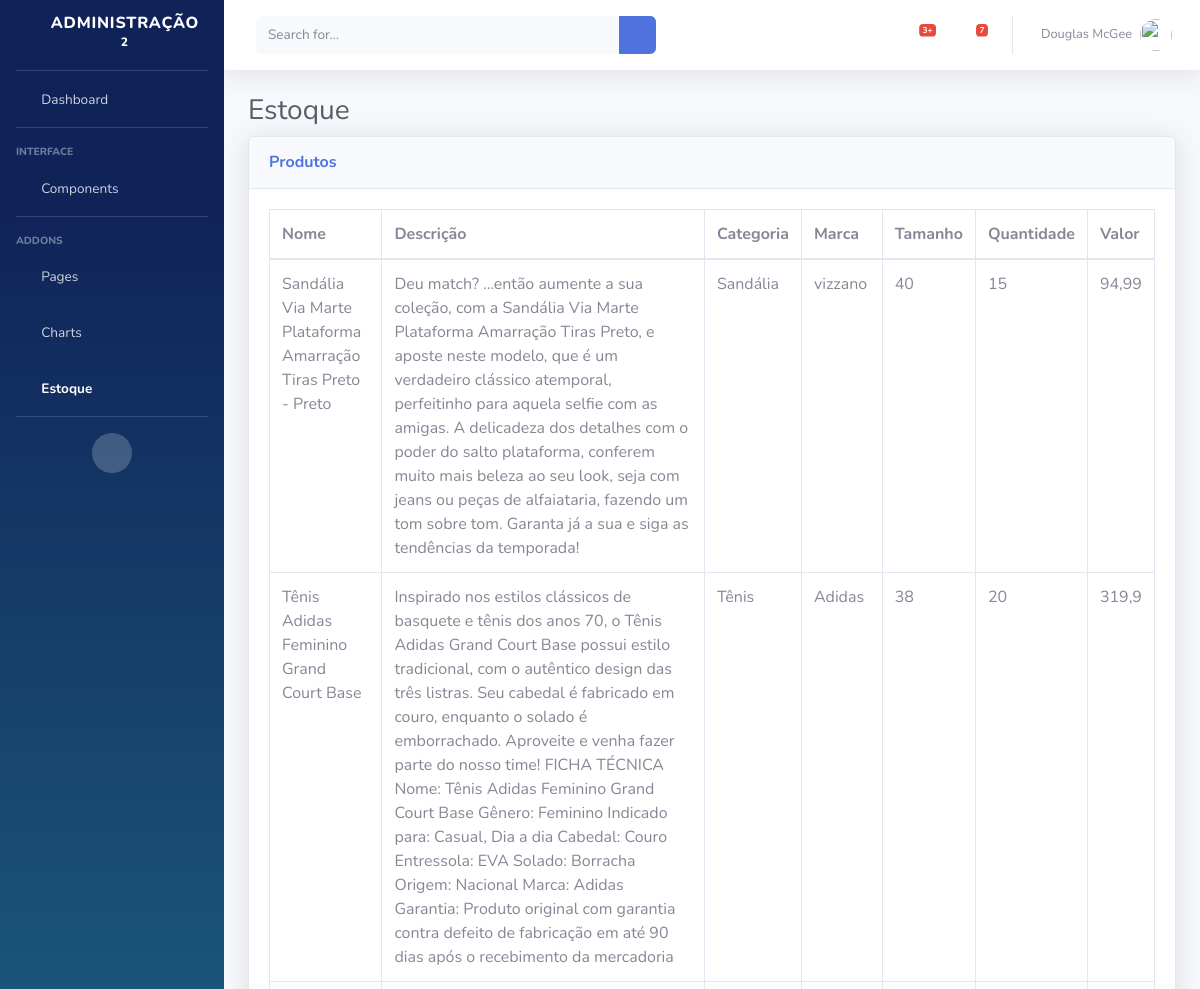
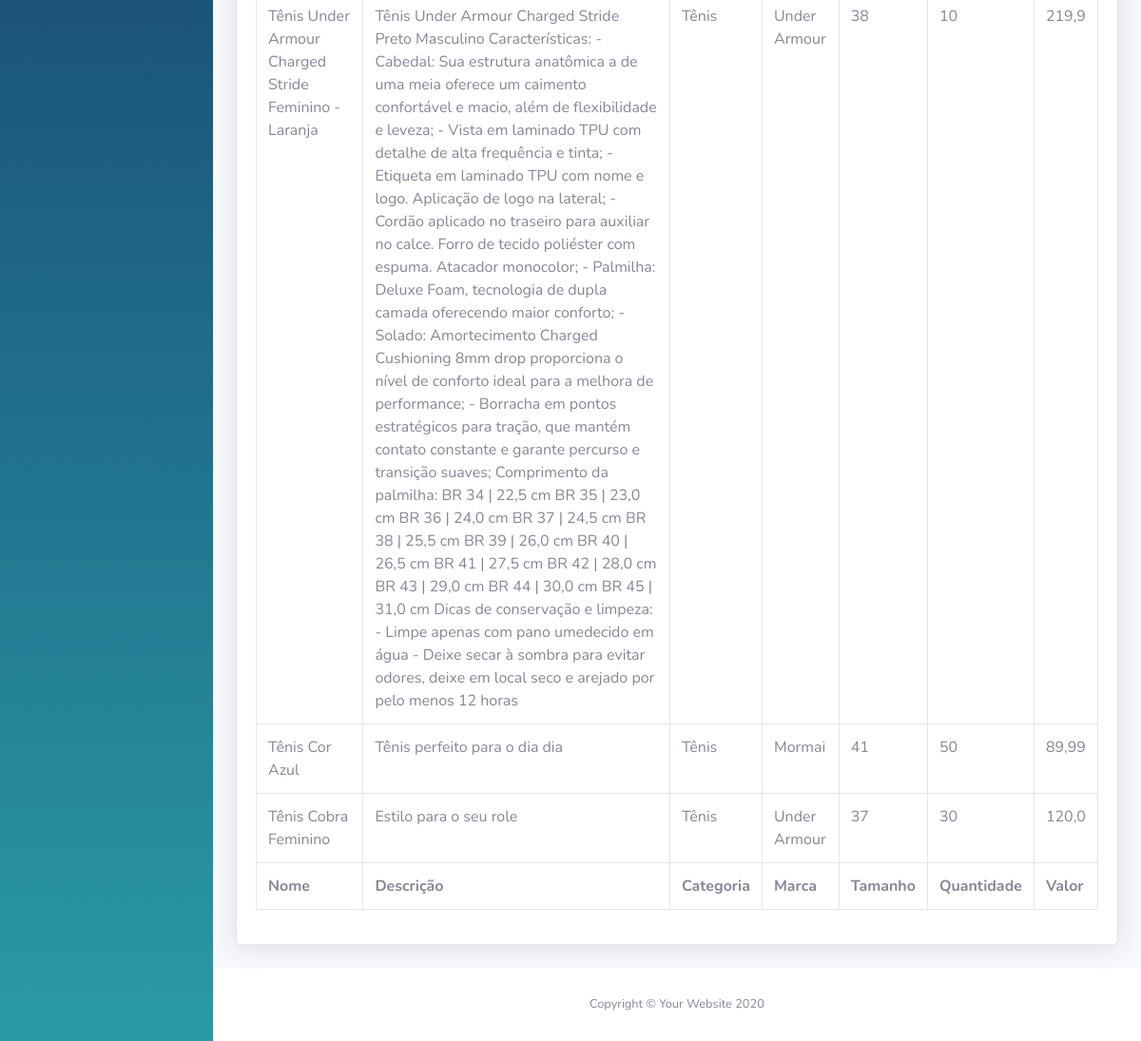
Page /estoque/ on the committed database (2 pictures, top to bottom).
### ecommerce/models.py (models this page shows, shortened)
class Produto(models.Model):
    nome = models.CharField(max_length=255)
    descricao = models.TextField()
    qtd = models.IntegerField()
    valor = models.FloatField()
    endimg = models.ImageField(upload_to='Produto_img/%Y/%m/%d')
    tamanho = models.ForeignKey(Tamanhos, on_delete=models.DO_NOTHING)
    categoria = models.ForeignKey(Categoria, on_delete=models.DO_NOTHING)
    marca = models.ForeignKey(Marca, on_delete=models.DO_NOTHING)

class Categoria(models.Model):
    tpCategoria = models.CharField(max_length=255)

class Marca(models.Model):
    nmMarca = models.CharField(max_length=255)

class Tamanhos(models.Model):
    tamanhos = models.IntegerField()
    def __str__(self):
        return str(self.tamanhos)

### ecommerce/views.py (the view)
# urls.py: path('estoque/', views.estoque, name='estoque'),
def estoque(request):
    produtos = Produto.objects.all()
    return render(request, 'admins/estoque/index.html',{'produtos':produtos})

### ecommerce/templates/admins/estoque/index.html (shortened to what this page needs)
{% load static %}
<!DOCTYPE html>
<html lang="pt-br">
<head>
    <link href="{% static 'vendor/fontawesome-free/css/all.min.css' %}" rel="stylesheet" type="text/css">
    <link href="{% static 'css/sb-admin-2.min.css' %}" rel="stylesheet">
    <link href="{% static 'vendor/datatables/dataTables.bootstrap4.min.css' %}" rel="stylesheet">
</head>
<body id="page-top">
    <div id="wrapper">
        <ul class="navbar-nav bg-gradient-primary sidebar sidebar-dark accordion" id="accordionSidebar">
            <a class="sidebar-brand d-flex align-items-center justify-content-center" href="{% url 'dashboard' %}">
                <div class="sidebar-brand-icon rotate-n-15">
                    <i class="fas fa-laugh-wink"></i>
                </div>
                <div class="sidebar-brand-text mx-3">Administração <sup>2</sup></div>
            </a>
            <hr class="sidebar-divider my-0">
            <li class="nav-item">
                <a class="nav-link" href="{% url 'dashboard' %}">
                    <i class="fas fa-fw fa-tachometer-alt"></i>
                    <span>Dashboard</span></a>
            </li>
            <hr class="sidebar-divider">
            <div class="sidebar-heading">
                Interface
            </div>
            <li class="nav-item">
                <a class="nav-link collapsed" href="#" data-toggle="collapse" data-target="#collapseTwo"
                    aria-expanded="true" aria-controls="collapseTwo">
                    <i class="fas fa-fw fa-cog"></i>
                    <span>Components</span>
                </a>
            </li>
            <hr class="sidebar-divider">
            <div class="sidebar-heading">
                Addons
            </div>
            <li class="nav-item">
                <a class="nav-link collapsed" href="#" data-toggle="collapse" data-target="#collapsePages"
                    aria-expanded="true" aria-controls="collapsePages">
                    <i class="fas fa-fw fa-folder"></i>
                    <span>Pages</span>
                </a>
            </li>
            <li class="nav-item">
                <a class="nav-link" href="charts.html">
                    <i class="fas fa-fw fa-chart-area"></i>
                    <span>Charts</span></a>
            </li>
            <li class="nav-item active">
                <a class="nav-link" href="{% url 'estoque' %}">
                    <i class="fas fa-fw fa-table"></i>
                    <span>Estoque</span></a>
            </li>
            <hr class="sidebar-divider d-none d-md-block">
            <div class="text-center d-none d-md-inline">
                <button class="rounded-circle border-0" id="sidebarToggle"></button>
            </div>
        </ul>
        <div id="content-wrapper" class="d-flex flex-column">
            <div id="content">
                <nav class="navbar navbar-expand navbar-light bg-white topbar mb-4 static-top shadow">
                    <form
                        class="d-none d-sm-inline-block form-inline mr-auto ml-md-3 my-2 my-md-0 mw-100 navbar-search">
                        <div class="input-group">
                            <input type="text" class="form-control bg-light border-0 small" placeholder="Search for..."
                                aria-label="Search" aria-describedby="basic-addon2">
                            <div class="input-group-append">
                                <button class="btn btn-primary" type="button">
                                    <i class="fas fa-search fa-sm"></i>
                                </button>
                            </div>
                        </div>
                    </form>
                    <ul class="navbar-nav ml-auto">
                        <li class="nav-item dropdown no-arrow mx-1">
                            <a class="nav-link dropdown-toggle" href="#" id="alertsDropdown" role="button"
                                data-toggle="dropdown" aria-haspopup="true" aria-expanded="false">
                                <i class="fas fa-bell fa-fw"></i>
                                <span class="badge badge-danger badge-counter">3+</span>
                            </a>
                        </li>
                        <li class="nav-item dropdown no-arrow mx-1">
                            <a class="nav-link dropdown-toggle" href="#" id="messagesDropdown" role="button"
                                data-toggle="dropdown" aria-haspopup="true" aria-expanded="false">
                                <i class="fas fa-envelope fa-fw"></i>
                                <span class="badge badge-danger badge-counter">7</span>
                            </a>
                        </li>
                        <li class="nav-item dropdown no-arrow">
                            <a class="nav-link dropdown-toggle" href="#" id="userDropdown" role="button"
                                data-toggle="dropdown" aria-haspopup="true" aria-expanded="false">
                                <span class="mr-2 d-none d-lg-inline text-gray-600 small">Douglas McGee</span>
                                <img class="img-profile rounded-circle"
                                    src="img/undraw_profile.svg">
                            </a>
                        </li>
                    </ul>
                </nav>
                <div class="container-fluid">
                    <h1 class="h3 mb-2 text-gray-800">Estoque</h1>
                    <div class="card shadow mb-4">
                        <div class="card-header py-3">
                            <h6 class="m-0 font-weight-bold text-primary">Produtos</h6>
                        </div>
                        <div class="card-body">
                            <div class="table-responsive">
                                <table class="table table-bordered" id="dataTable" width="100%" cellspacing="0">
                                    <thead>
                                        <tr>
                                            <th>Nome</th>
                                            <th>Descrição</th>
                                            <th>Categoria</th>
                                            <th>Marca</th>
                                            <th>Tamanho</th>
                                            <th>Quantidade</th>
                                            <th>Valor</th>
                                        </tr>
                                    </thead>
                                    <tfoot>
                                        <tr>
                                            <th>Nome</th>
                                            <th>Descrição</th>
                                            <th>Categoria</th>
                                            <th>Marca</th>
                                            <th>Tamanho</th>
                                            <th>Quantidade</th>
                                            <th>Valor</th>
                                        </tr>
                                    </tfoot>
                                    <tbody>
                                        {% for produto in produtos %}
                                        <tr>
                                            <td>{{produto.nome}}</td>
                                            <td>{{produto.descricao}}</td>
                                            <td>{{produto.categoria.tpCategoria}}</td>
                                            <td>{{produto.marca.nmMarca}}</td>
                                            <td>{{produto.tamanho}}</td>
                                            <td>{{produto.qtd}}</td>
                                            <td>{{produto.valor}}</td>
                                        </tr>
                                        {% endfor %}
                                    </tbody>
                                </table>
                            </div>
                        </div>
                    </div>
                </div>
            </div>
            <footer class="sticky-footer bg-white">
                <div class="container my-auto">
                    <div class="copyright text-center my-auto">
                        <span>Copyright &copy; Your Website 2020</span>
                    </div>
                </div>
            </footer>
        </div>
    </div>
</body>
</html>

### rows in the picture
Produto: nome "Sandália Via Marte Plataforma Amarração Tiras Preto - Preto", descricao "Deu match? ...então aumente a sua coleção, com a Sandália Via Marte Plataforma Amarração Tiras Preto, e aposte neste modelo, que é um verdadeiro clássico atemporal, perfeitinho para aquela selfie com as amigas. A delicadeza dos detalhes com o poder do salto plataforma, conferem muito mais beleza ao seu look, seja com jeans ou peças de alfaiataria, fazendo um tom sobre tom. Garanta já a sua e siga as tendências da temporada!", categoria.tpCategoria "Sandália", marca.nmMarca "vizzano", tamanho "40", qtd "15", valor "94,99"
Produto: nome "Tênis Adidas Feminino Grand Court Base", descricao "Inspirado nos estilos clássicos de basquete e tênis dos anos 70, o Tênis Adidas Grand Court Base possui estilo tradicional, com o autêntico design das três listras. Seu cabedal é fabricado em couro, enquanto o solado é emborrachado. Aproveite e venha fazer parte do nosso time! FICHA TÉCNICA Nome: Tênis Adidas Feminino Grand Court Base Gênero: Feminino Indicado para: Casual, Dia a dia Cabedal: Couro Entressola: EVA Solado: Borracha Origem: Nacional Marca: Adidas Garantia: Produto original com garantia contra defeito de fabricação em até 90 dias após o recebimento da mercadoria", categoria.tpCategoria "Tênis", marca.nmMarca "Adidas", tamanho "38", qtd "20", valor "319,9"
Produto: nome "Tênis Under Armour Charged Stride Feminino - Laranja", descricao "Tênis Under Armour Charged Stride Preto Masculino Características: - Cabedal: Sua estrutura anatômica a de uma meia oferece um caimento confortável e macio, além de flexibilidade e leveza; - Vista em laminado TPU com detalhe de alta frequência e tinta; - Etiqueta em laminado TPU com nome e logo. Aplicação de logo na lateral; - Cordão aplicado no traseiro para auxiliar no calce. Forro de tecido poliéster com espuma. Atacador monocolor; - Palmilha: Deluxe Foam, tecnologia de dupla camada oferecendo maior conforto; - Solado: Amortecimento Charged Cushioning 8mm drop proporciona o nível de conforto ideal para a melhora de performance; - Borracha em pontos estratégicos para tração, que mantém…", categoria.tpCategoria "Tênis", marca.nmMarca "Under Armour", tamanho "38", qtd "10", valor "219,9"
Produto: nome "Tênis Cor Azul", descricao "Tênis perfeito para o dia dia", categoria.tpCategoria "Tênis", marca.nmMarca "Mormai", tamanho "41", qtd "50", valor "89,99"
Produto: nome "Tênis Cobra Feminino", descricao "Estilo para o seu role", categoria.tpCategoria "Tênis", marca.nmMarca "Under Armour", tamanho "37", qtd "30", valor "120,0"
